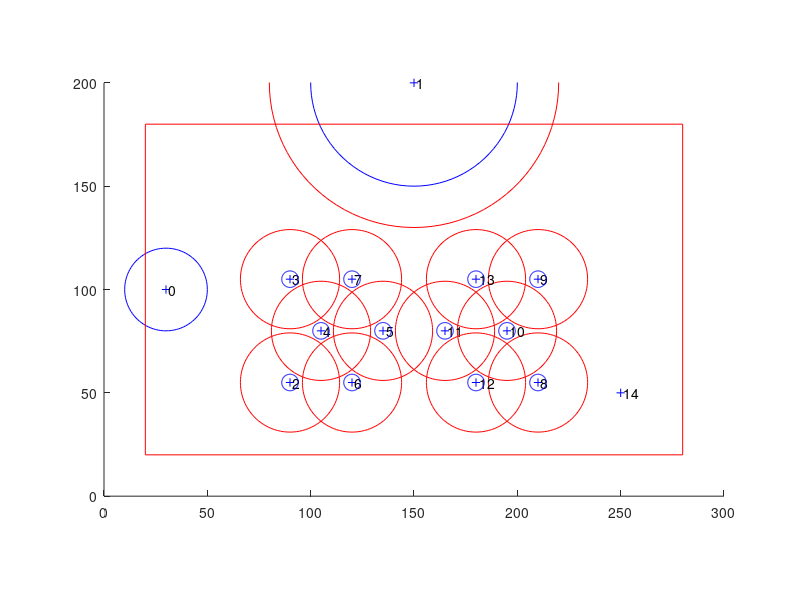

The MATLAB script that drew this image:
%% derniere modif sur Octave 0.10.1
clear all;
close all;
clc;

%% ___ donnees ___

% limites
xmin = 20;
ymin = 20;
xmax = 300-xmin;
ymax = 200-ymin;

% rayon robot
rr = 20;

% obstacles
obs = [
% depart
30 100 0 rr;
% gateau
150 200 rr 50;
% verres bleus
90 55 rr 4;
90 105 rr 4;
105 80 rr 4;
135 80 rr 4;
120 55 rr 4;
120 105 rr 4;
% verres rouges
300-90 55 rr 4;
300-90 105 rr 4;
300-105 80 rr 4;
300-135 80 rr 4;
300-120 55 rr 4;
300-120 105 rr 4;
% arrivee
250 50 0 0
];

%% ___ affichage ___

x = 0:300;
theta = 0:pi/50:2*pi;
figure; hold on; axis([0 300 0 200], 'equal');

obs(:,3) = obs(:, 3) + obs(:, 4);

for i=1:size(obs, 1)
	% objets
	plot(obs(i, 1), obs(i, 2), '+b')
	text(obs(i, 1), obs(i, 2), strcat([' ', num2str(i-1)]));
	if obs(i, 4) > 0.01
		plot(obs(i, 4)*cos(theta)+obs(i, 1), obs(i, 4)*sin(theta)+obs(i, 2), 'b');
	end

	% zones interdites objets
	if obs(i, 3) > obs(i, 4) + 0.01
		plot(obs(i, 3)*cos(theta)+obs(i, 1), obs(i, 3)*sin(theta)+obs(i, 2), 'r');
	end
end

% limites
plot([xmin; xmax; xmax; xmin; xmin], [ymin; ymin; ymax; ymax; ymin], 'r');
